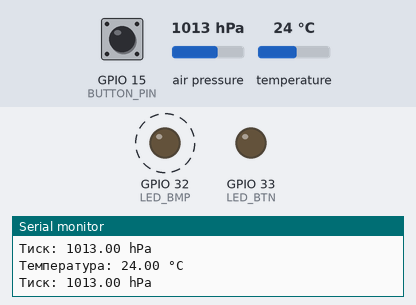
This sketch was run on a simulated ESP32. Parts: output pins drawn as LEDs (lit = HIGH), the last lines printed to the serial monitor. Dashed ring = blinking. The test bench sets the inputs (shaded band); at power-on: GPIO 15 (BUTTON_PIN) HIGH, air pressure 1013 hPa, temperature 24 °C.

Above: at 4.8 s.
4.9 s: GPIO 15 (BUTTON_PIN) pulled LOW for 2.6 s
At 6.05 s:
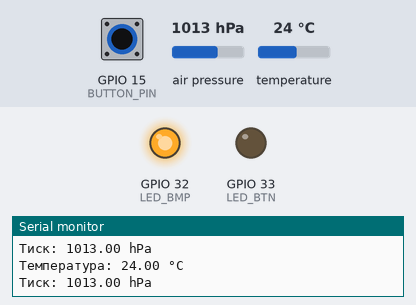
At 8.2 s:
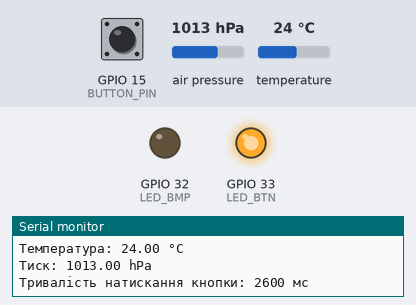
Timing chart, 0 to 19.7 s (numbered marks = the images above; inputs shaded):
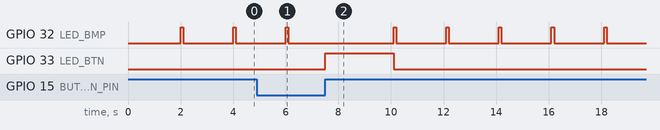

The sketch:

3.3.ino
```cpp
#include <Wire.h>
#include <Adafruit_BMP280.h>

#define BUTTON_PIN  15
#define LED_BMP     32
#define LED_BTN     33

Adafruit_BMP280 bmp;
const unsigned long bmpInterval = 2000;
unsigned long lastBMPRead = 0;

volatile unsigned long pressStart = 0;
volatile unsigned long pressDuration = 0;
volatile bool buttonPressed = false;
volatile unsigned long lastInterruptTime = 0;
const unsigned long debounceTime = 50;

void IRAM_ATTR handleButton() {
  unsigned long currentTime = millis();
  if (currentTime - lastInterruptTime < debounceTime) return;
  lastInterruptTime = currentTime;

  if (digitalRead(BUTTON_PIN) == LOW) {
    pressStart = millis();
    buttonPressed = true;
  } else {
    if (buttonPressed) {
      pressDuration = millis() - pressStart;
      buttonPressed = false;
    }
  }
}

void setup() {
  Serial.begin(115200);
  Wire.begin(21, 22);
  pinMode(BUTTON_PIN, INPUT_PULLUP);
  pinMode(LED_BMP, OUTPUT);
  pinMode(LED_BTN, OUTPUT);
  attachInterrupt(digitalPinToInterrupt(BUTTON_PIN), handleButton, CHANGE);

  if (!bmp.begin(0x76)) {
    Serial.println("Не вдалось знайти BMP280!");
    while (1);
  }

  bmp.setSampling(
    Adafruit_BMP280::MODE_NORMAL,
    Adafruit_BMP280::SAMPLING_X2,
    Adafruit_BMP280::SAMPLING_X16,
    Adafruit_BMP280::FILTER_X16,
    Adafruit_BMP280::STANDBY_MS_500
  );
  Serial.println("Система готова. BMP280 та кнопка працюють.");
}

void loop() {
  unsigned long currentMillis = millis();

  if (currentMillis - lastBMPRead >= bmpInterval) {
    lastBMPRead = currentMillis;
    float temperature = bmp.readTemperature();
    float pressure = bmp.readPressure() / 100.0;
    Serial.print("Температура: ");
    Serial.print(temperature);
    Serial.println(" °C");
    Serial.print("Тиск: ");
    Serial.print(pressure);
    Serial.println(" hPa");

    digitalWrite(LED_BMP, HIGH);
    delay(100);
    digitalWrite(LED_BMP, LOW);
  }

  if (pressDuration > 0) {
    unsigned long duration = pressDuration;
    pressDuration = 0;
    Serial.print("Тривалість натискання кнопки: ");
    Serial.print(duration);
    Serial.println(" мс");
    digitalWrite(LED_BTN, HIGH);
    delay(duration);
    digitalWrite(LED_BTN, LOW);
  }
}
```

Measured:
- after the input at 4.9 s, GPIO 33 (LED_BTN): LOW → HIGH after 2.6 s, → LOW 2.6 s later
